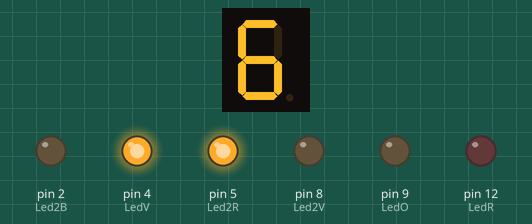
Recording of a sketch running on a simulated Arduino Uno, built with avr-gcc and run on an emulated ATmega328P. On the bench: 1-digit seven-segment display, output pins drawn as LEDs (lit = HIGH). Wiring (inferred from the names in the program): 1-digit 7-segment display, segments lit when HIGH: segments pin 10, pin 11, pin 6, pin 7, pin 3, pin 13, A0. The segment pins are drawn as the display they are named for; pins used as bus, display or sensor lines are not drawn.

Above: at 1.1 s.
At 6.1 s:
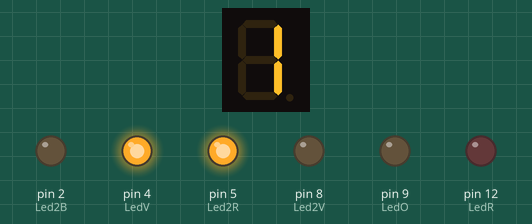
At 11.1 s:
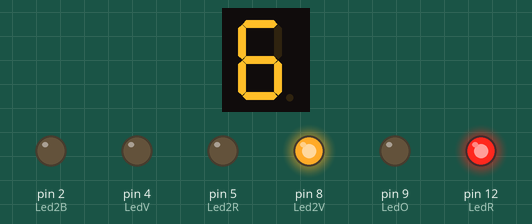
At 20.1 s:
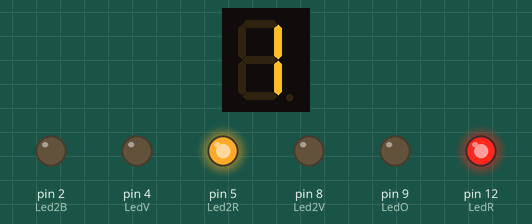
At 29.1 s:
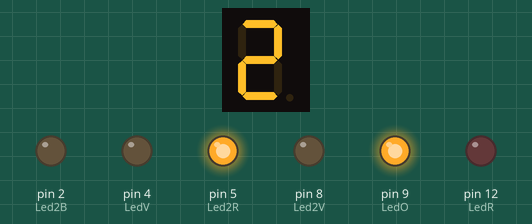
At 39.1 s:
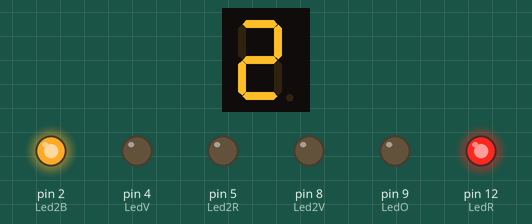
Timing chart, 0 to 40.0 s (numbered marks = the images above):
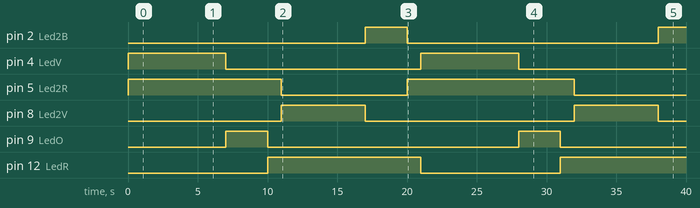

Measured:
- by itself, pin 2 (Led2B): LOW → HIGH at 17.0 s, → LOW 3.0 s later, → HIGH 18.0 s later
- by itself, pin 4 (LedV): alternates HIGH for 7.0 s and LOW for 14.0 s
- by itself, pin 5 (Led2R): HIGH → LOW at 11.0 s, → HIGH 9.0 s later, → LOW 12.0 s later
- by itself, pin 8 (Led2V): alternates HIGH for 6.0 s and LOW for 15.0 s
- by itself, pin 9 (LedO): alternates HIGH for 3.0 s and LOW for 18.0 s
- by itself, pin 12 (LedR): LOW → HIGH at 10.0 s, → LOW 11.0 s later, → HIGH 10.0 s later
- what the display in image 0 shows lasts 1.0 s, from 1.0 s to 2.0 s

The sketch:

feu_tricolore.ino
```cpp
// Broches des feux : voie 1
int LedR = 12;
int LedO = 9;
int LedV = 4;
// Broches des feux : voie 2
int Led2B = 2;
int Led2V = 8;
int Led2R = 5;
// Durées des feux (en secondes)
int tempsVert = 6;
int tempsOrange = 3;
// Broches de l'afficheur : A, B, C, D, E, F, G
int segments[] = {10, 11, 6, 7, 3, 13, A0};
// Configuration des chiffres de 0 à 9
const byte chiffres[10][7] = {

   {1,1,1,1,1,1,0}, // 0
   {0,1,1,0,0,0,0}, // 1
   {1,1,0,1,1,0,1}, // 2
   {1,1,1,1,0,0,1}, // 3
   {0,1,1,0,0,1,1}, // 4
   {1,0,1,1,0,1,1}, // 5
   {1,0,1,1,1,1,1}, // 6
   {1,1,1,0,0,0,0}, // 7
   {1,1,1,1,1,1,1}, // 8
   {1,1,1,1,0,1,1}  // 9
};
// Initialisation
void setup() {

  pinMode(LedR, OUTPUT);
  pinMode(LedO, OUTPUT);
  pinMode(LedV, OUTPUT);

  pinMode(Led2B, OUTPUT);
  pinMode(Led2V, OUTPUT);
  pinMode(Led2R, OUTPUT);

  for (int i = 0; i < 7; i++) {
    pinMode(segments[i], OUTPUT);
  }
// Au démarrage, les deux voies sont rouges
  digitalWrite(LedR, HIGH);
  digitalWrite(Led2R, HIGH);
}
// Fonction d'affichage
void afficherNombre(int nombre) {

  for (int i = 0; i < 7; i++) {
    digitalWrite(segments[i], chiffres[nombre][i]);
  }

}
// Fonction compte à rebours
void compteARebours(int temps) {

  for (int i = temps; i > 0; i--) {

    afficherNombre(i);

    delay(1000);
  }

}
// Programme principal
void loop() {

  // ===== VOIE 1 : FEU VERT =====

  digitalWrite(LedR, LOW);
  digitalWrite(LedV, HIGH);
  delay(1000);
  digitalWrite(Led2R, HIGH);
  digitalWrite(Led2V, LOW);

  compteARebours(tempsVert);
// ===== VOIE 1 : FEU ORANGE =====

  digitalWrite(LedV, LOW);
  digitalWrite(LedO, HIGH);

  compteARebours(tempsOrange);
// ===== VOIE 2 : FEU VERT =====

  digitalWrite(LedO, LOW);
  digitalWrite(LedR, HIGH);
  delay(1000);
  digitalWrite(Led2R, LOW);
  digitalWrite(Led2V, HIGH);

  compteARebours(tempsVert);
 // ===== VOIE 2 : FEU ORANGE =====

  digitalWrite(Led2V, LOW);
  digitalWrite(Led2B, HIGH);

  compteARebours(tempsOrange);
// Retour à la situation initiale
  digitalWrite(Led2B, LOW);
  digitalWrite(Led2R, HIGH);
  delay(1000);
  digitalWrite(LedR, LOW);
  digitalWrite(LedV, HIGH);

}
```
